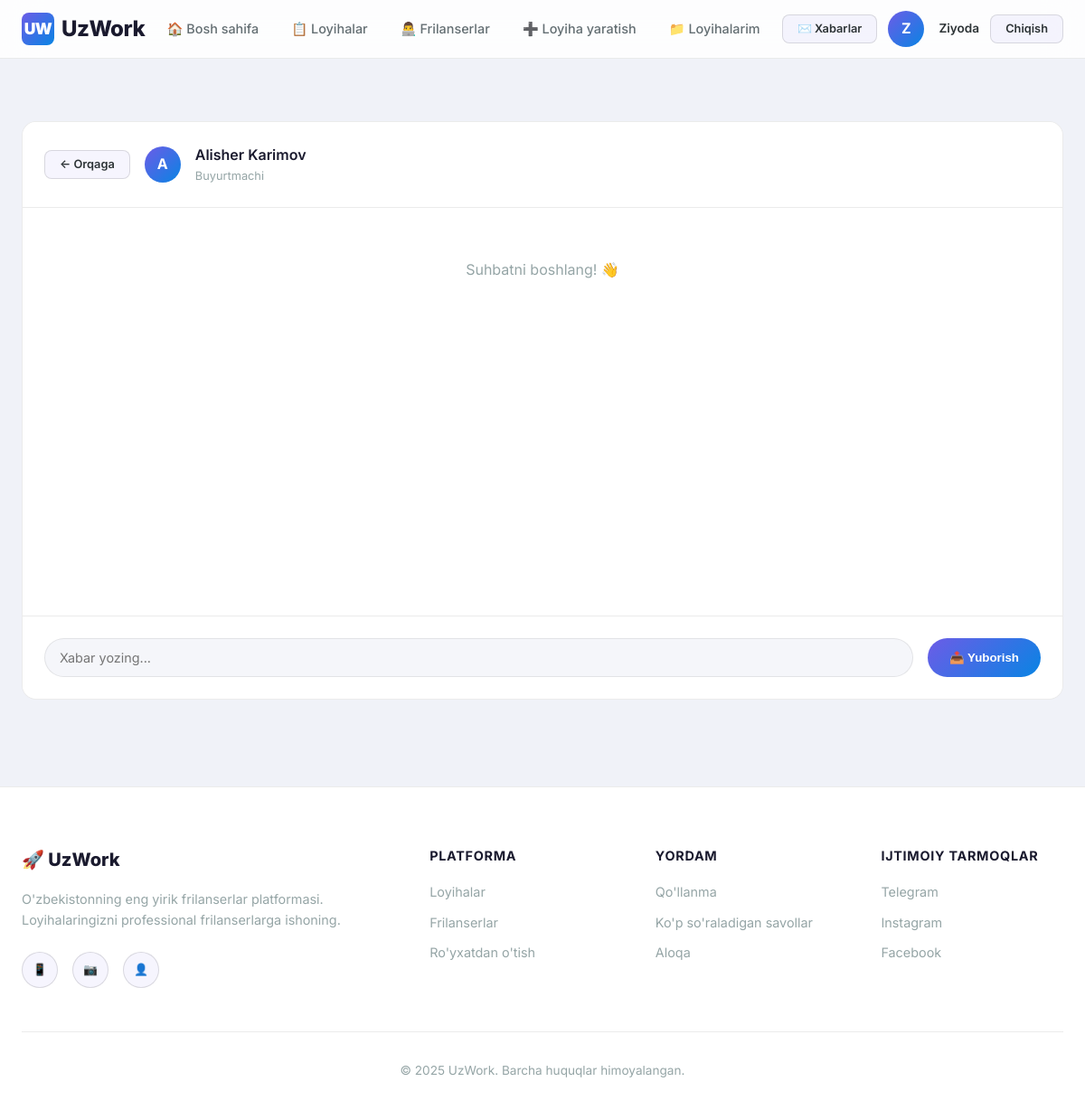
/messages/chat/buyurtmachi/ (signed in), run on the app's committed database.
### accounts/models.py (models this page shows, shortened)
class User(AbstractUser):
    ROLE_CHOICES = (
        ('client', 'Buyurtmachi'),
        ('freelancer', 'Frilanser'),
        ('admin', 'Administrator'),
    )
    role = models.CharField(max_length=20, choices=ROLE_CHOICES, default='client', verbose_name="Rol")
    phone = models.CharField(max_length=20, blank=True, verbose_name="Telefon raqam")
    avatar = models.ImageField(upload_to='avatars/', blank=True, null=True, verbose_name="Profil rasmi")
    bio = models.TextField(blank=True, verbose_name="O'zi haqida")
    skills = models.CharField(max_length=500, blank=True, verbose_name="Ko'nikmalar",
                              help_text="Vergul bilan ajrating: masalan, Python, Django, JavaScript")
    location = models.CharField(max_length=100, blank=True, verbose_name="Joylashuv")
    portfolio_url = models.URLField(blank=True, verbose_name="Portfolio havolasi")
    date_joined_display = models.DateTimeField(auto_now_add=True, verbose_name="Ro'yxatdan o'tgan sana")
    class Meta:
        verbose_name = "Foydalanuvchi"
        verbose_name_plural = "Foydalanuvchilar"
    @property
    def is_client(self):
        return self.role == 'client'
    @property
    def is_admin_user(self):
        return self.role == 'admin' or self.is_superuser

### messaging/views.py (the view, shortened to what this page needs)
# urls.py: path('chat/<str:username>/', views.chat_view, name='chat'),
@login_required
def chat_view(request, username):
    other_user = get_object_or_404(User, username=username)
    messages_qs = Message.objects.filter(
        Q(sender=request.user, receiver=other_user) |
        Q(sender=other_user, receiver=request.user)
    ).order_by('created_at')
    Message.objects.filter(sender=other_user, receiver=request.user, is_read=False).update(is_read=True)
    return render(request, 'messaging/chat.html', {
        'other_user': other_user,
        'messages': messages_qs,
    })

### templates/messaging/chat.html (shortened to what this page needs)
{% extends 'base.html' %}
{% block content %}
<div class="page-header" style="padding-bottom:0;">
</div>
<div class="container" style="padding-bottom: var(--space-xl);">
    <div class="chat-container">
        <div class="chat-header">
            <a href="{% url 'inbox' %}" class="btn btn-secondary btn-sm">← Orqaga</a>
            {% if other_user.avatar %}
                <img src="{{ other_user.avatar.url }}" class="avatar" alt="">
            {% else %}
                <div class="avatar-placeholder">{{ other_user.first_name|first|default:other_user.username|first }}</div>
            {% endif %}
            <div>
                <div style="font-weight:600; color:var(--text-bright);">
                    <a href="{% url 'profile' username=other_user.username %}" style="color:inherit;">
                        {{ other_user.get_full_name|default:other_user.username }}
                    </a>
                </div>
                <div style="font-size:0.8rem; color:var(--text-muted);">{{ other_user.get_role_display }}</div>
            </div>
        </div>
        <div class="chat-messages" id="chatMessages"
             data-username="{{ other_user.username }}"
             data-current-user="{{ request.user.username }}"
             data-send-url="{% url 'send_message_ajax' username=other_user.username %}"
             data-fetch-url="{% url 'get_new_messages' username=other_user.username %}"
             data-csrf="{{ csrf_token }}">
            {% if not messages %}
            <div class="empty-state" id="emptyChat" style="padding:var(--space-xl);">
                <p>Suhbatni boshlang! 👋</p>
            </div>
            {% endif %}
        </div>
        <div class="chat-input">
            <input type="text" id="chatInput" placeholder="Xabar yozing..." autocomplete="off">
            <button id="chatSend" type="button">📤 Yuborish</button>
        </div>
    </div>
</div>
{% endblock %}

### templates/base.html (shortened to what this page needs)
{% load static %}
<!DOCTYPE html>
<html lang="uz">
<head>
    <link rel="stylesheet" href="{% static 'css/style.css' %}">
</head>
<body>
    <nav class="navbar" id="navbar">
        <div class="container">
            <a href="{% url 'home' %}" class="navbar-brand">
                <div class="logo-icon">UW</div>
                UzWork
            </a>
            <ul class="navbar-nav" id="navMenu">
                <li><a href="{% url 'home' %}" {% if request.resolver_match.url_name == 'home' %}class="active"{% endif %}>🏠 Bosh sahifa</a></li>
                <li><a href="{% url 'project_list' %}" {% if request.resolver_match.url_name == 'project_list' %}class="active"{% endif %}>📋 Loyihalar</a></li>
                <li><a href="{% url 'freelancers' %}" {% if request.resolver_match.url_name == 'freelancers' %}class="active"{% endif %}>👨‍💻 Frilanserlar</a></li>
                {% if user.is_authenticated %}
                    {% if user.is_client %}
                    <li><a href="{% url 'project_create' %}">➕ Loyiha yaratish</a></li>
                    {% endif %}
                    <li><a href="{% url 'my_projects' %}" {% if request.resolver_match.url_name == 'my_projects' %}class="active"{% endif %}>📁 Loyihalarim</a></li>
                {% endif %}
            </ul>
            <div class="navbar-actions">
                {% if user.is_authenticated %}
                    <a href="{% url 'inbox' %}" class="btn btn-secondary btn-sm nav-badge" title="Xabarlar">
                        ✉️ Xabarlar
                    </a>
                    <a href="{% url 'profile' username=user.username %}" class="d-flex align-center gap-1" style="color: var(--text-primary);">
                        {% if user.avatar %}
                            <img src="{{ user.avatar.url }}" class="avatar avatar-sm" alt="{{ user.username }}">
                        {% else %}
                            <div class="avatar-placeholder avatar-sm">{{ user.first_name|first|default:user.username|first }}</div>
                        {% endif %}
                        <span style="font-weight:600; font-size:0.85rem;">{{ user.first_name|default:user.username }}</span>
                    </a>
                    <a href="{% url 'logout' %}" class="btn btn-secondary btn-sm">Chiqish</a>
                {% else %}
                    <a href="{% url 'login' %}" class="btn btn-secondary btn-sm">Kirish</a>
                    <a href="{% url 'register' %}" class="btn btn-primary btn-sm">Ro'yxatdan o'tish</a>
                {% endif %}
            </div>
        </div>
    </nav>
    <main>
        {% block content %}{% endblock %}
    </main>
    <footer class="footer">
        <div class="container">
            <div class="footer-grid">
                <div>
                    <div class="footer-brand">🚀 UzWork</div>
                    <p class="footer-desc">
                        O'zbekistonning eng yirik frilanserlar platformasi.
                        Loyihalaringizni professional frilanserlarga ishoning.
                    </p>
                    <div style="display:flex; gap:var(--space-md); margin-top:var(--space-lg);">
                        <a href="#" class="btn btn-secondary btn-sm" style="border-radius:50%; width:40px; height:40px; padding:0;">📱</a>
                        <a href="#" class="btn btn-secondary btn-sm" style="border-radius:50%; width:40px; height:40px; padding:0;">📷</a>
                        <a href="#" class="btn btn-secondary btn-sm" style="border-radius:50%; width:40px; height:40px; padding:0;">👤</a>
                    </div>
                </div>
                <div>
                    <h4>Platforma</h4>
                    <ul class="footer-links">
                        <li><a href="{% url 'project_list' %}">Loyihalar</a></li>
                        <li><a href="{% url 'freelancers' %}">Frilanserlar</a></li>
                        <li><a href="{% url 'register' %}">Ro'yxatdan o'tish</a></li>
                    </ul>
                </div>
                <div>
                    <h4>Yordam</h4>
                    <ul class="footer-links">
                        <li><a href="#">Qo'llanma</a></li>
                        <li><a href="#">Ko'p so'raladigan savollar</a></li>
                        <li><a href="#">Aloqa</a></li>
                    </ul>
                </div>
                <div>
                    <h4>Ijtimoiy tarmoqlar</h4>
                    <ul class="footer-links">
                        <li><a href="#">Telegram</a></li>
                        <li><a href="#">Instagram</a></li>
                        <li><a href="#">Facebook</a></li>
                    </ul>
                </div>
            </div>
            <div class="footer-bottom">
                <p>© 2025 UzWork. Barcha huquqlar himoyalangan.</p>
            </div>
        </div>
    </footer>
</body>
</html>

### data on the page
User: first_name|first "Z", first_name "Ziyoda"
User: first_name|first "A", get_full_name "Alisher Karimov", role "Buyurtmachi"
